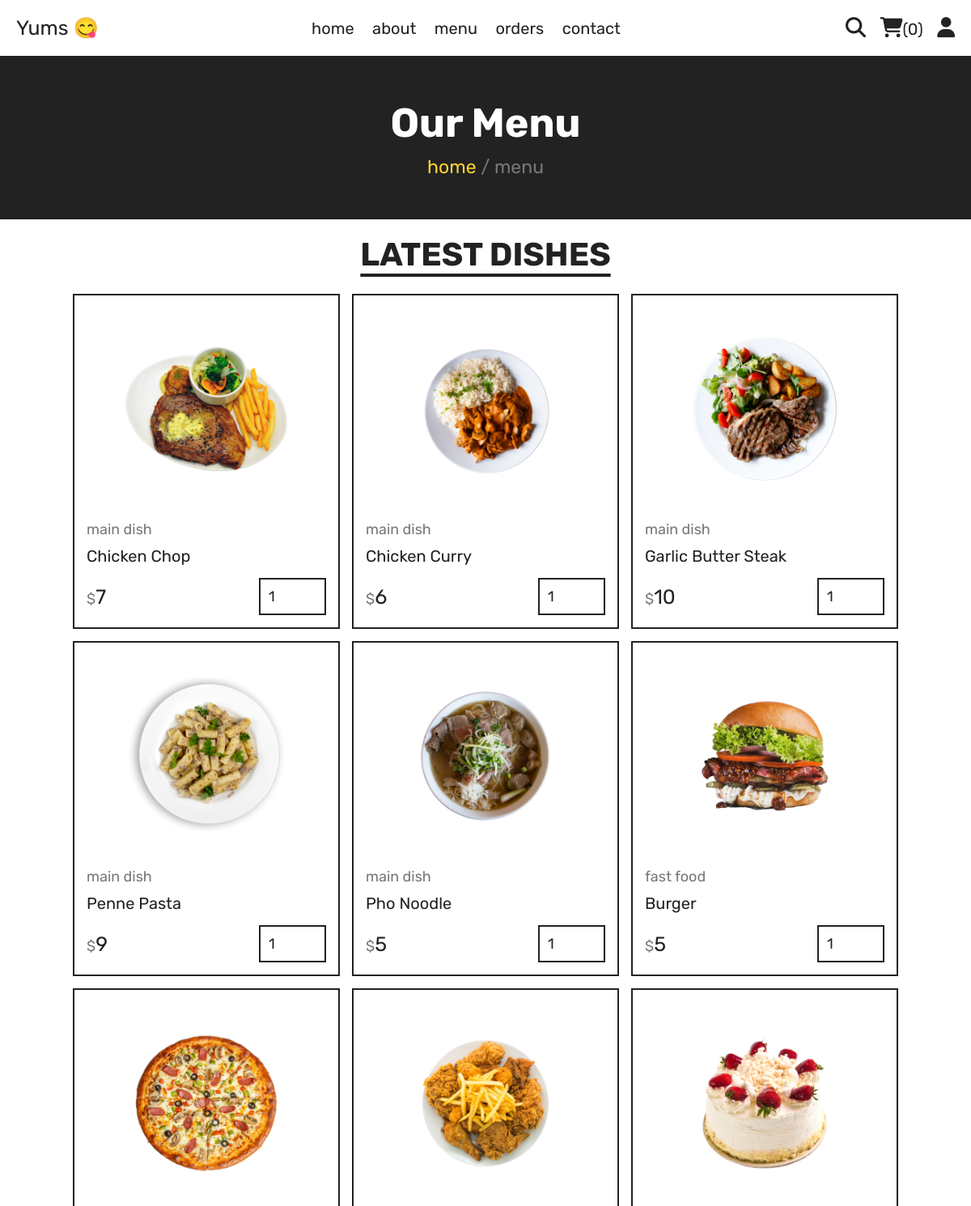
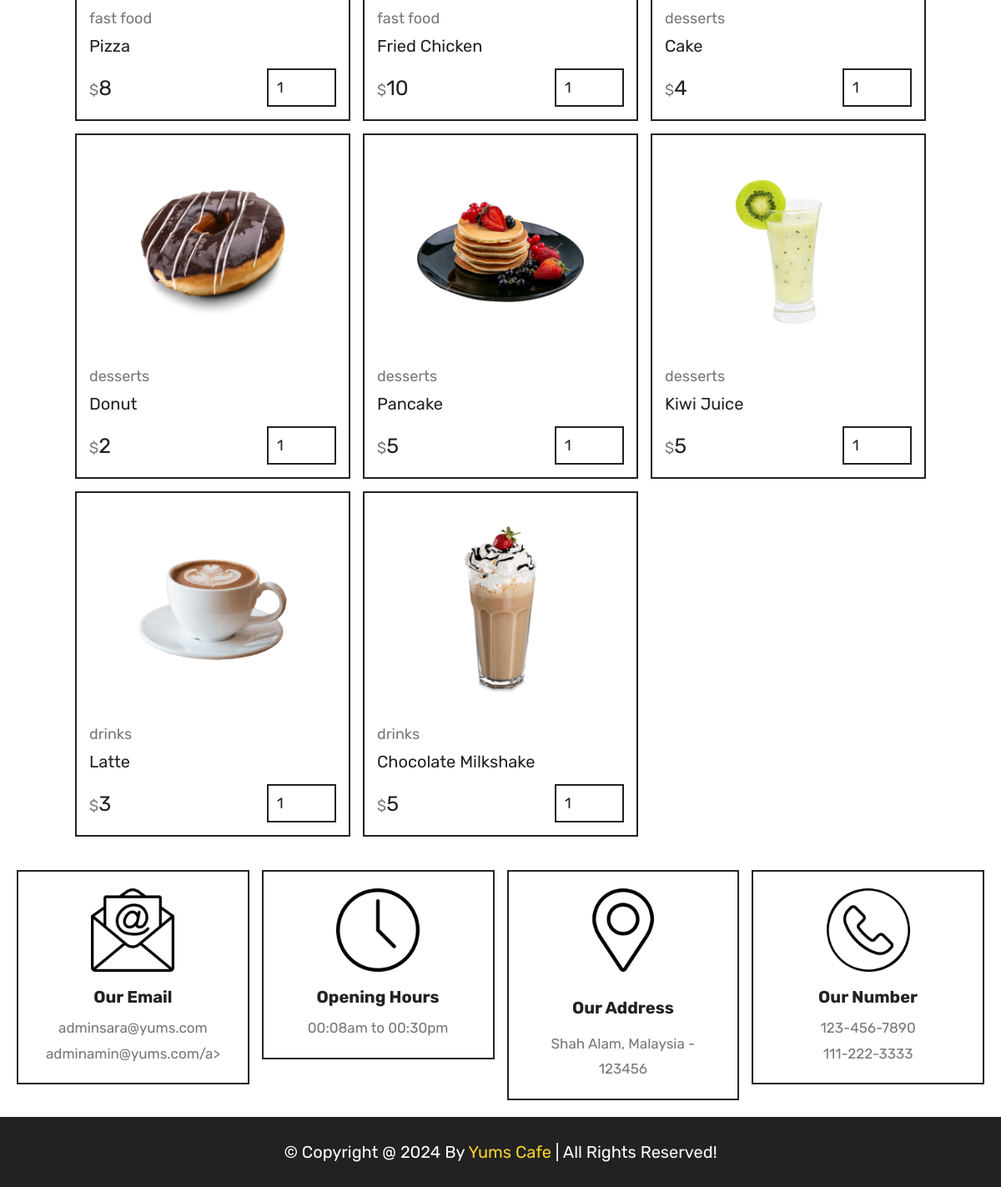
Page /menu.php on the committed database (2 pictures, top to bottom).
### tables this page shows
CREATE TABLE `products` (
  `id` int(100) NOT NULL,
  `name` varchar(100) NOT NULL,
  `category` varchar(100) NOT NULL,
  `price` int(10) NOT NULL,
  `image` varchar(100) NOT NULL
);

### menu.php (the view, shortened to what this page needs)
<?php
include 'components/connect.php';
?>
<!DOCTYPE html>
<html lang="en">
<head>
   <link rel="stylesheet" href="https://cdnjs.cloudflare.com/ajax/libs/font-awesome/6.1.1/css/all.min.css">
   <link rel="stylesheet" href="css/style.css">
</head>
<body>
<?php include 'components/user_header.php'; ?>
<div class="heading">
   <h3>our menu</h3>
   <p><a href="home.php">home</a> <span> / menu</span></p>
</div>
<section class="products">
   <h1 class="title">latest dishes</h1>
   <div class="box-container">
      <?php
         $select_products = $conn->prepare("SELECT * FROM `products`");
         $select_products->execute();
         if($select_products->rowCount() > 0){
            while($fetch_products = $select_products->fetch(PDO::FETCH_ASSOC)){
      ?>
      <form action="" method="post" class="box">
         <img src="uploaded_img/<?= $fetch_products['image']; ?>" alt="">
         <a href="category.php?category=<?= $fetch_products['category']; ?>" class="cat"><?= $fetch_products['category']; ?></a>
         <div class="name"><?= $fetch_products['name']; ?></div>
         <div class="flex">
            <div class="price"><span>$</span><?= $fetch_products['price']; ?></div>
            <input type="number" name="qty" class="qty" min="1" max="99" value="1" maxlength="2"">
         </div>
      </form>
      <?php
            }
         }else{
            echo '<p class="empty">no products added yet!</p>';
         }
      ?>
   </div>
</section>
<?php include 'components/footer.php'; ?>
</body>
</html>

### css/style.css (style rules this page uses)
:root { --yellow:#fed330; --red:#e74c3c; --white:#fff; --black:#222; --light-color:#777; --border:.2rem solid var(--black); }
* { font-family: 'Rubik', sans-serif; margin:0; padding:0; box-sizing: border-box; outline: none; border: none; text-decoration: none; }
html { font-size: 62.5%; overflow-x: hidden; scroll-behavior: smooth; stop-opacity: 7rem; }
section { margin:0 auto; max-width: 1200px; padding:2rem; }
.title { text-align: center; margin-bottom: 2.5rem; font-size: 4rem; color:var(--black); text-transform: uppercase; text-decoration: underline; text-underline-offset: 1rem; }
.heading { display: flex; align-items: center; justify-content: center; gap:1rem; flex-flow: column; background-color: var(--black); min-height: 20rem; }
.heading h3 { font-size: 5rem; color:var(--white); text-transform: capitalize; }
.heading p { font-size: 2.3rem; color:var(--light-color); }
.heading p a { color:var(--yellow); }
.products .box-container { display: grid; grid-template-columns: repeat(auto-fit, 33rem); justify-content: center; align-items: flex-start; gap:1.5rem; }
.products .box-container .box { border:var(--border); padding:1.5rem; position: relative; overflow: hidden; }
.products .box-container .box img { height: 25rem; width: 100%; object-fit: contain; margin-bottom: 1rem; }
.products .box-container .box .cat { font-size: 1.8rem; color:var(--light-color); }
.products .box-container .box .name { font-size: 2rem; color:var(--black); margin:1rem 0; }
.products .box-container .box .flex { display: flex; align-items: center; gap:1rem; margin-top: 1.5rem; }
.products .box-container .box .flex .price { margin-right: auto; font-size: 2.5rem; color:var(--black); }
.products .box-container .box .flex .price span { color:var(--light-color); font-size: 1.8rem; }
.products .box-container .box .flex .qty { padding:1rem; border:var(--border); font-size: 1.8rem; color:var(--black); }

### rows in the picture
products: image (picture), category "main dish", name "Chicken Chop", price "7"
products: image (picture), category "main dish", name "Chicken Curry", price "6"
products: image (picture), category "main dish", name "Garlic Butter Steak", price "10"
products: image (picture), category "main dish", name "Penne Pasta", price "9"
products: image (picture), category "main dish", name "Pho Noodle", price "5"
products: image (picture), category "fast food", name "Burger", price "5"
products: image (picture), category "fast food", name "Pizza", price "8"
products: image (picture), category "fast food", name "Fried Chicken", price "10"
products: image (picture), category "desserts", name "Cake", price "4"
products: image (picture), category "desserts", name "Donut", price "2"
products: image (picture), category "desserts", name "Pancake", price "5"
products: image (picture), category "desserts", name "Kiwi Juice", price "5"
products: image (picture), category "drinks", name "Latte", price "3"
products: image (picture), category "drinks", name "Chocolate Milkshake", price "5"

### other values in the picture
$total_cart_items "0"
